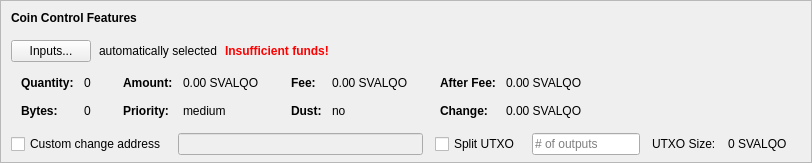
    <widget class="QFrame" name="frameCoinControl">
     <property name="sizePolicy">
      <sizepolicy hsizetype="Expanding" vsizetype="Expanding">
       <horstretch>0</horstretch>
       <verstretch>0</verstretch>
      </sizepolicy>
     </property>
     <property name="maximumSize">
      <size>
       <width>16777215</width>
       <height>16777215</height>
      </size>
     </property>
     <property name="frameShape">
      <enum>QFrame::StyledPanel</enum>
     </property>
     <property name="frameShadow">
      <enum>QFrame::Sunken</enum>
     </property>
     <layout class="QVBoxLayout" name="verticalLayoutCoinControl2">
      <property name="spacing">
       <number>0</number>
      </property>
      <property name="leftMargin">
       <number>0</number>
      </property>
      <property name="topMargin">
       <number>0</number>
      </property>
      <property name="rightMargin">
       <number>0</number>
      </property>
      <property name="bottomMargin">
       <number>6</number>
      </property>
      <item>
       <layout class="QVBoxLayout" name="verticalLayoutCoinControl" stretch="0,0,0,0,1">
        <property name="spacing">
         <number>0</number>
        </property>
        <property name="leftMargin">
         <number>10</number>
        </property>
        <property name="topMargin">
         <number>10</number>
        </property>
        <item>
         <layout class="QHBoxLayout" name="horizontalLayoutCoinControl1">
          <property name="bottomMargin">
           <number>15</number>
          </property>
          <item>
           <widget class="QLabel" name="labelCoinControlFeatures">
            <property name="sizePolicy">
             <sizepolicy hsizetype="Preferred" vsizetype="Maximum">
              <horstretch>0</horstretch>
              <verstretch>0</verstretch>
             </sizepolicy>
            </property>
            <property name="font">
             <font>
              <weight>75</weight>
              <bold>true</bold>
             </font>
            </property>
            <property name="styleSheet">
             <string notr="true">font-weight:bold;</string>
            </property>
            <property name="text">
             <string>Coin Control Features</string>
            </property>
           </widget>
          </item>
         </layout>
        </item>
        <item>
         <layout class="QHBoxLayout" name="horizontalLayoutCoinControl2" stretch="0,0,0,0">
          <property name="spacing">
           <number>8</number>
          </property>
          <property name="bottomMargin">
           <number>10</number>
          </property>
          <item>
           <widget class="QPushButton" name="pushButtonCoinControl">
            <property name="styleSheet">
             <string notr="true"/>
            </property>
            <property name="text">
             <string>Inputs...</string>
            </property>
            <property name="autoDefault">
             <bool>false</bool>
            </property>
           </widget>
          </item>
          <item>
           <widget class="QLabel" name="labelCoinControlAutomaticallySelected">
            <property name="text">
             <string>automatically selected</string>
            </property>
            <property name="margin">
             <number>5</number>
            </property>
           </widget>
          </item>
          <item>
           <widget class="QLabel" name="labelCoinControlInsuffFunds">
            <property name="font">
             <font>
              <weight>75</weight>
              <bold>true</bold>
             </font>
            </property>
            <property name="styleSheet">
             <string notr="true">color:red;font-weight:bold;</string>
            </property>
            <property name="text">
             <string>Insufficient funds!</string>
            </property>
            <property name="margin">
             <number>5</number>
            </property>
           </widget>
          </item>
          <item>
           <spacer name="horizontalSpacerCoinControl">
            <property name="orientation">
             <enum>Qt::Horizontal</enum>
            </property>
            <property name="sizeHint" stdset="0">
             <size>
              <width>40</width>
              <height>1</height>
             </size>
            </property>
           </spacer>
          </item>
         </layout>
        </item>
        <item>
         <widget class="QWidget" name="widgetCoinControl" native="true">
          <property name="sizePolicy">
           <sizepolicy hsizetype="Preferred" vsizetype="Preferred">
            <horstretch>0</horstretch>
            <verstretch>0</verstretch>
           </sizepolicy>
          </property>
          <property name="minimumSize">
           <size>
            <width>0</width>
            <height>0</height>
           </size>
          </property>
          <property name="styleSheet">
           <string notr="true"/>
          </property>
          <layout class="QHBoxLayout" name="horizontalLayoutCoinControl5">
           <property name="leftMargin">
            <number>0</number>
           </property>
           <property name="topMargin">
            <number>0</number>
           </property>
           <property name="rightMargin">
            <number>0</number>
           </property>
           <property name="bottomMargin">
            <number>0</number>
           </property>
           <item>
            <layout class="QHBoxLayout" name="horizontalLayoutCoinControl3" stretch="0,0,0,1">
             <property name="spacing">
              <number>20</number>
             </property>
             <property name="topMargin">
              <number>0</number>
             </property>
             <property name="bottomMargin">
              <number>10</number>
             </property>
             <item>
              <layout class="QFormLayout" name="formLayoutCoinControl1">
               <property name="horizontalSpacing">
                <number>10</number>
               </property>
               <property name="verticalSpacing">
                <number>14</number>
               </property>
               <property name="leftMargin">
                <number>10</number>
               </property>
               <property name="topMargin">
                <number>4</number>
               </property>
               <property name="rightMargin">
                <number>6</number>
               </property>
               <item row="0" column="0">
                <widget class="QLabel" name="labelCoinControlQuantityText">
                 <property name="font">
                  <font>
                   <weight>75</weight>
                   <bold>true</bold>
                  </font>
                 </property>
                 <property name="text">
                  <string>Quantity:</string>
                 </property>
                 <property name="margin">
                  <number>0</number>
                 </property>
                </widget>
               </item>
               <item row="0" column="1">
                <widget class="QLabel" name="labelCoinControlQuantity">
                 <property name="cursor">
                  <cursorShape>IBeamCursor</cursorShape>
                 </property>
                 <property name="contextMenuPolicy">
                  <enum>Qt::ActionsContextMenu</enum>
                 </property>
                 <property name="text">
                  <string notr="true">0</string>
                 </property>
                 <property name="margin">
                  <number>0</number>
                 </property>
                 <property name="textInteractionFlags">
                  <set>Qt::LinksAccessibleByMouse|Qt::TextSelectableByKeyboard|Qt::TextSelectableByMouse</set>
                 </property>
                </widget>
               </item>
               <item row="1" column="0">
                <widget class="QLabel" name="labelCoinControlBytesText">
                 <property name="font">
                  <font>
                   <weight>75</weight>
                   <bold>true</bold>
                  </font>
                 </property>
                 <property name="text">
                  <string>Bytes:</string>
                 </property>
                </widget>
               </item>
               <item row="1" column="1">
                <widget class="QLabel" name="labelCoinControlBytes">
                 <property name="cursor">
                  <cursorShape>IBeamCursor</cursorShape>
                 </property>
                 <property name="contextMenuPolicy">
                  <enum>Qt::ActionsContextMenu</enum>
                 </property>
                 <property name="text">
                  <string notr="true">0</string>
                 </property>
                 <property name="textInteractionFlags">
                  <set>Qt::LinksAccessibleByMouse|Qt::TextSelectableByKeyboard|Qt::TextSelectableByMouse</set>
                 </property>
                </widget>
               </item>
              </layout>
             </item>
             <item>
              <layout class="QFormLayout" name="formLayoutCoinControl2">
               <property name="horizontalSpacing">
                <number>10</number>
               </property>
               <property name="verticalSpacing">
                <number>14</number>
               </property>
               <property name="leftMargin">
                <number>6</number>
               </property>
               <property name="topMargin">
                <number>4</number>
               </property>
               <property name="rightMargin">
                <number>6</number>
               </property>
               <item row="0" column="0">
                <widget class="QLabel" name="labelCoinControlAmountText">
                 <property name="font">
                  <font>
                   <weight>75</weight>
                   <bold>true</bold>
                  </font>
                 </property>
                 <property name="text">
                  <string>Amount:</string>
                 </property>
                 <property name="margin">
                  <number>0</number>
                 </property>
                </widget>
               </item>
               <item row="0" column="1">
                <widget class="QLabel" name="labelCoinControlAmount">
                 <property name="cursor">
                  <cursorShape>IBeamCursor</cursorShape>
                 </property>
                 <property name="contextMenuPolicy">
                  <enum>Qt::ActionsContextMenu</enum>
                 </property>
                 <property name="text">
                  <string notr="true">0.00 SVALQO</string>
                 </property>
                 <property name="textInteractionFlags">
                  <set>Qt::LinksAccessibleByMouse|Qt::TextSelectableByKeyboard|Qt::TextSelectableByMouse</set>
                 </property>
                </widget>
               </item>
               <item row="1" column="0">
                <widget class="QLabel" name="labelCoinControlPriorityText">
                 <property name="font">
                  <font>
                   <weight>75</weight>
                   <bold>true</bold>
                  </font>
                 </property>
                 <property name="text">
                  <string>Priority:</string>
                 </property>
                </widget>
               </item>
               <item row="1" column="1">
                <widget class="QLabel" name="labelCoinControlPriority">
                 <property name="cursor">
                  <cursorShape>IBeamCursor</cursorShape>
                 </property>
                 <property name="contextMenuPolicy">
                  <enum>Qt::ActionsContextMenu</enum>
                 </property>
                 <property name="text">
                  <string>medium</string>
                 </property>
                 <property name="textInteractionFlags">
                  <set>Qt::LinksAccessibleByMouse|Qt::TextSelectableByKeyboard|Qt::TextSelectableByMouse</set>
                 </property>
                </widget>
               </item>
              </layout>
             </item>
             <item>
              <layout class="QFormLayout" name="formLayoutCoinControl3">
               <property name="horizontalSpacing">
                <number>10</number>
               </property>
               <property name="verticalSpacing">
                <number>14</number>
               </property>
               <property name="leftMargin">
                <number>6</number>
               </property>
               <property name="topMargin">
                <number>4</number>
               </property>
               <property name="rightMargin">
                <number>6</number>
               </property>
               <item row="0" column="0">
                <widget class="QLabel" name="labelCoinControlFeeText">
                 <property name="font">
                  <font>
                   <weight>75</weight>
                   <bold>true</bold>
                  </font>
                 </property>
                 <property name="text">
                  <string>Fee:</string>
                 </property>
                 <property name="margin">
                  <number>0</number>
                 </property>
                </widget>
               </item>
               <item row="0" column="1">
                <widget class="QLabel" name="labelCoinControlFee">
                 <property name="cursor">
                  <cursorShape>IBeamCursor</cursorShape>
                 </property>
                 <property name="contextMenuPolicy">
                  <enum>Qt::ActionsContextMenu</enum>
                 </property>
                 <property name="text">
                  <string notr="true">0.00 SVALQO</string>
                 </property>
                 <property name="textInteractionFlags">
                  <set>Qt::LinksAccessibleByMouse|Qt::TextSelectableByKeyboard|Qt::TextSelectableByMouse</set>
                 </property>
                </widget>
               </item>
               <item row="1" column="0">
                <widget class="QLabel" name="labelCoinControlLowOutputText">
                 <property name="font">
                  <font>
                   <weight>75</weight>
                   <bold>true</bold>
                  </font>
                 </property>
                 <property name="text">
                  <string>Dust:</string>
                 </property>
                </widget>
               </item>
               <item row="1" column="1">
                <widget class="QLabel" name="labelCoinControlLowOutput">
                 <property name="cursor">
                  <cursorShape>IBeamCursor</cursorShape>
                 </property>
                 <property name="contextMenuPolicy">
                  <enum>Qt::ActionsContextMenu</enum>
                 </property>
                 <property name="text">
                  <string>no</string>
                 </property>
                 <property name="textInteractionFlags">
                  <set>Qt::LinksAccessibleByMouse|Qt::TextSelectableByKeyboard|Qt::TextSelectableByMouse</set>
                 </property>
                </widget>
               </item>
              </layout>
             </item>
             <item>
              <layout class="QFormLayout" name="formLayoutCoinControl4">
               <property name="horizontalSpacing">
                <number>10</number>
               </property>
               <property name="verticalSpacing">
                <number>14</number>
               </property>
               <property name="leftMargin">
                <number>6</number>
               </property>
               <property name="topMargin">
                <number>4</number>
               </property>
               <property name="rightMargin">
                <number>6</number>
               </property>
               <item row="0" column="0">
                <widget class="QLabel" name="labelCoinControlAfterFeeText">
                 <property name="font">
                  <font>
                   <weight>75</weight>
                   <bold>true</bold>
                  </font>
                 </property>
                 <property name="text">
                  <string>After Fee:</string>
                 </property>
                 <property name="margin">
                  <number>0</number>
                 </property>
                </widget>
               </item>
               <item row="0" column="1">
                <widget class="QLabel" name="labelCoinControlAfterFee">
                 <property name="cursor">
                  <cursorShape>IBeamCursor</cursorShape>
                 </property>
                 <property name="contextMenuPolicy">
                  <enum>Qt::ActionsContextMenu</enum>
                 </property>
                 <property name="text">
                  <string notr="true">0.00 SVALQO</string>
                 </property>
                 <property name="textInteractionFlags">
                  <set>Qt::LinksAccessibleByMouse|Qt::TextSelectableByKeyboard|Qt::TextSelectableByMouse</set>
                 </property>
                </widget>
               </item>
               <item row="1" column="0">
                <widget class="QLabel" name="labelCoinControlChangeText">
                 <property name="font">
                  <font>
                   <weight>75</weight>
                   <bold>true</bold>
                  </font>
                 </property>
                 <property name="text">
                  <string>Change:</string>
                 </property>
                </widget>
               </item>
               <item row="1" column="1">
                <widget class="QLabel" name="labelCoinControlChange">
                 <property name="cursor">
                  <cursorShape>IBeamCursor</cursorShape>
                 </property>
                 <property name="contextMenuPolicy">
                  <enum>Qt::ActionsContextMenu</enum>
                 </property>
                 <property name="text">
                  <string notr="true">0.00 SVALQO</string>
                 </property>
                 <property name="textInteractionFlags">
                  <set>Qt::LinksAccessibleByMouse|Qt::TextSelectableByKeyboard|Qt::TextSelectableByMouse</set>
                 </property>
                </widget>
               </item>
              </layout>
             </item>
            </layout>
           </item>
          </layout>
         </widget>
        </item>
        <item>
         <layout class="QHBoxLayout" name="horizontalLayoutCoinControl4" stretch="0,0,0,0,0,0,0">
          <property name="spacing">
           <number>12</number>
          </property>
          <property name="sizeConstraint">
           <enum>QLayout::SetDefaultConstraint</enum>
          </property>
          <property name="topMargin">
           <number>5</number>
          </property>
          <property name="rightMargin">
           <number>5</number>
          </property>
          <item>
           <widget class="QCheckBox" name="checkBoxCoinControlChange">
            <property name="toolTip">
             <string>If this is activated, but the change address is empty or invalid, change will be sent to a newly generated address.</string>
            </property>
            <property name="text">
             <string>Custom change address</string>
            </property>
           </widget>
          </item>
          <item>
           <widget class="QValidatedLineEdit" name="lineEditCoinControlChange">
            <property name="enabled">
             <bool>false</bool>
            </property>
            <property name="sizePolicy">
             <sizepolicy hsizetype="Expanding" vsizetype="Fixed">
              <horstretch>0</horstretch>
              <verstretch>0</verstretch>
             </sizepolicy>
            </property>
           </widget>
          </item>
          <item>
           <widget class="QCheckBox" name="splitBlockCheckBox">
            <property name="text">
             <string>Split UTXO</string>
            </property>
           </widget>
          </item>
          <item>
           <widget class="QLineEdit" name="splitBlockLineEdit">
            <property name="sizePolicy">
             <sizepolicy hsizetype="Fixed" vsizetype="Fixed">
              <horstretch>50</horstretch>
              <verstretch>0</verstretch>
             </sizepolicy>
            </property>
            <property name="placeholderText">
             <string># of outputs</string>
            </property>
           </widget>
          </item>
          <item>
           <widget class="QLabel" name="labelBlockSizeText">
            <property name="text">
             <string>UTXO Size:</string>
            </property>
           </widget>
          </item>
          <item>
           <widget class="QLabel" name="labelBlockSize">
            <property name="text">
             <string>0 SVALQO</string>
            </property>
           </widget>
          </item>
          <item>
           <widget class="QLabel" name="labelCoinControlChangeLabel">
            <property name="sizePolicy">
             <sizepolicy hsizetype="Preferred" vsizetype="Expanding">
              <horstretch>0</horstretch>
              <verstretch>0</verstretch>
             </sizepolicy>
            </property>
            <property name="minimumSize">
             <size>
              <width>0</width>
              <height>0</height>
             </size>
            </property>
            <property name="text">
             <string/>
            </property>
            <property name="margin">
             <number>3</number>
            </property>
           </widget>
          </item>
         </layout>
        </item>
        <item>
         <spacer name="verticalSpacerCoinControl">
          <property name="orientation">
           <enum>Qt::Vertical</enum>
          </property>
          <property name="sizeHint" stdset="0">
           <size>
            <width>800</width>
            <height>1</height>
           </size>
          </property>
         </spacer>
        </item>
       </layout>
      </item>
     </layout>
    </widget>
